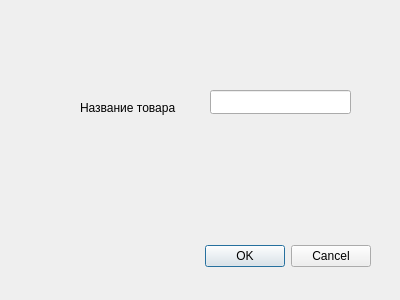
<?xml version="1.0" encoding="UTF-8"?>
<ui version="4.0">
 <class>d_sum</class>
 <widget class="QDialog" name="d_sum">
  <property name="geometry">
   <rect>
    <x>0</x>
    <y>0</y>
    <width>400</width>
    <height>300</height>
   </rect>
  </property>
  <property name="windowTitle">
   <string>Dialog</string>
  </property>
  <widget class="QDialogButtonBox" name="buttonBox">
   <property name="geometry">
    <rect>
     <x>30</x>
     <y>240</y>
     <width>341</width>
     <height>32</height>
    </rect>
   </property>
   <property name="orientation">
    <enum>Qt::Horizontal</enum>
   </property>
   <property name="standardButtons">
    <set>QDialogButtonBox::Cancel|QDialogButtonBox::Ok</set>
   </property>
  </widget>
  <widget class="QLineEdit" name="lineEdit">
   <property name="geometry">
    <rect>
     <x>210</x>
     <y>90</y>
     <width>141</width>
     <height>24</height>
    </rect>
   </property>
  </widget>
  <widget class="QLabel" name="label">
   <property name="geometry">
    <rect>
     <x>80</x>
     <y>100</y>
     <width>111</width>
     <height>16</height>
    </rect>
   </property>
   <property name="text">
    <string>Название товара</string>
   </property>
  </widget>
 </widget>
 <resources/>
 <connections>
  <connection>
   <sender>buttonBox</sender>
   <signal>accepted()</signal>
   <receiver>d_sum</receiver>
   <slot>accept()</slot>
   <hints>
    <hint type="sourcelabel">
     <x>248</x>
     <y>254</y>
    </hint>
    <hint type="destinationlabel">
     <x>157</x>
     <y>274</y>
    </hint>
   </hints>
  </connection>
  <connection>
   <sender>buttonBox</sender>
   <signal>rejected()</signal>
   <receiver>d_sum</receiver>
   <slot>reject()</slot>
   <hints>
    <hint type="sourcelabel">
     <x>316</x>
     <y>260</y>
    </hint>
    <hint type="destinationlabel">
     <x>286</x>
     <y>274</y>
    </hint>
   </hints>
  </connection>
 </connections>
</ui>
